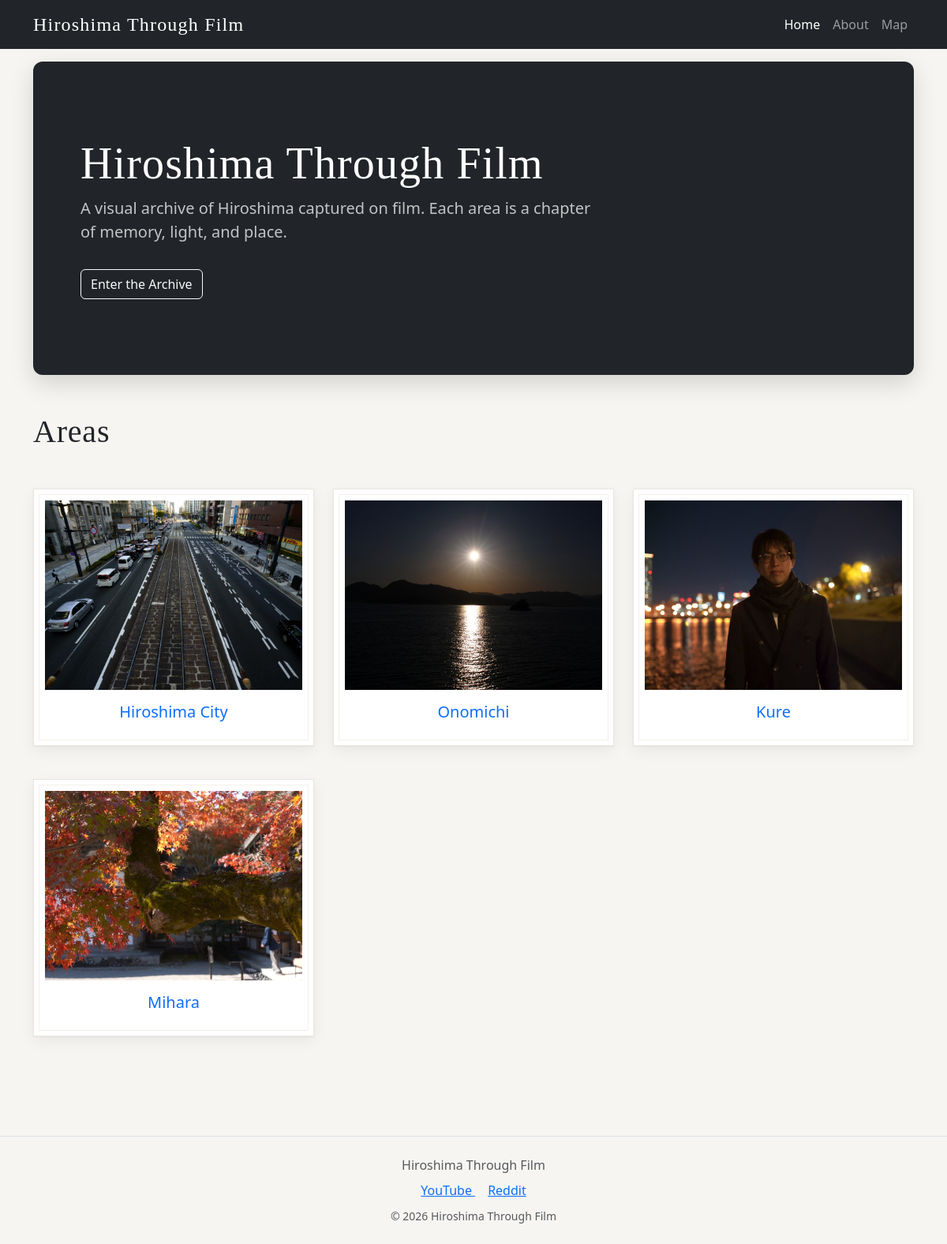
/, run on an earlier commit of the app's database.
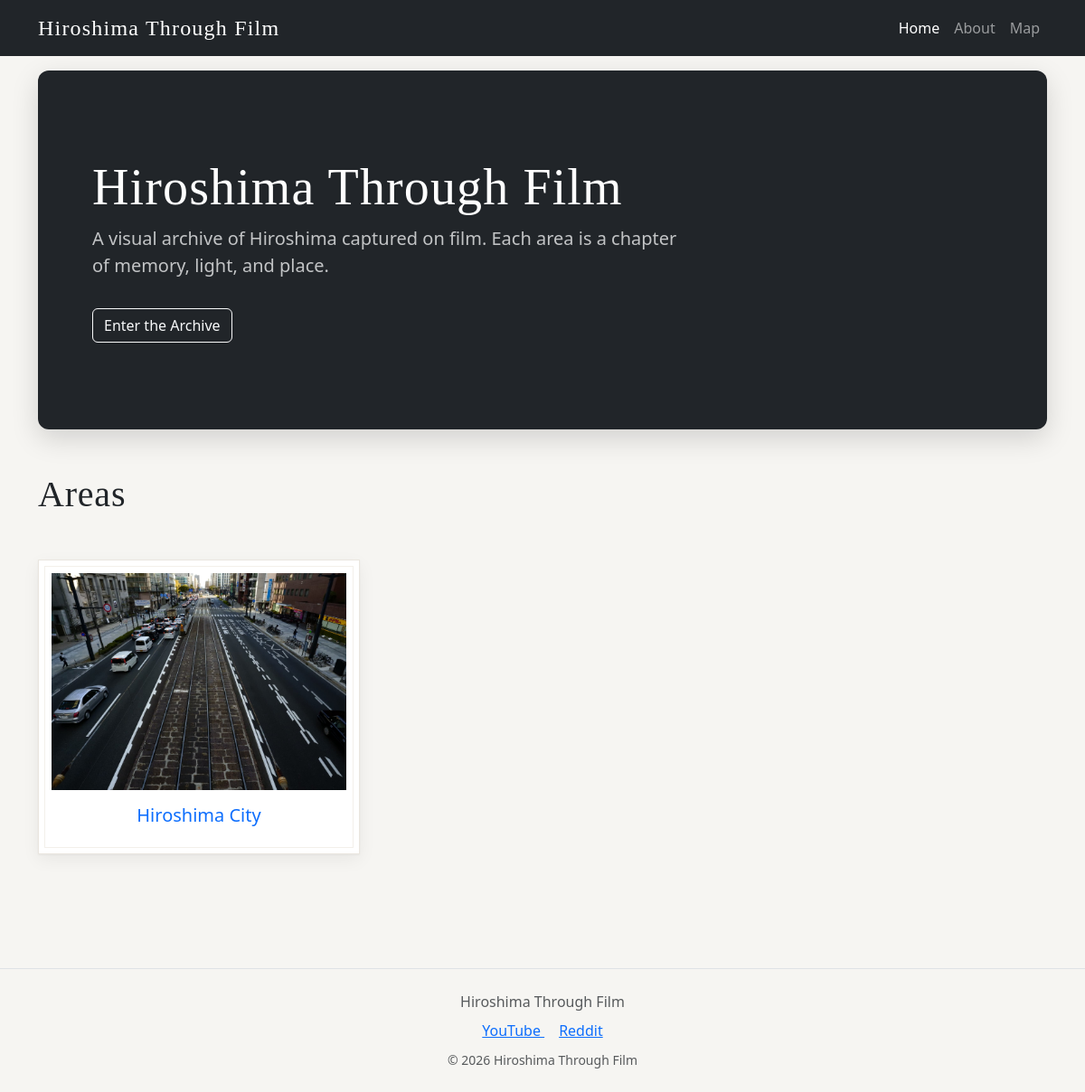
And on a later commit of the database.
### places/models.py (models this page shows, shortened)
class Area(models.Model):
    name = models.CharField(max_length=100)
    image = models.ImageField(
        upload_to='areas/',
        blank=True,
        null=True
    )

### places/views.py (the view)
# urls.py: 2. Add a URL to urlpatterns:  path('', views.home, name='home')
def home(request):
    locations = Location.objects.all()
    areas = Area.objects.all()
    return render(
        request,
        'places/home.html',
        {
            'locations': locations,
            'areas': areas,
        }
    )

### places/templates/places/home.html (shortened to what this page needs)
{% extends 'places/base.html' %}
{% block content %}
<div class="hero-image mb-5">
    <div class="p-5 bg-dark text-white rounded-3">
        <div class="container-fluid py-5">
            <h1 class="display-4">
                Hiroshima Through Film
            </h1>
            <p class="col-md-8 fs-5 text-light opacity-75">
                A visual archive of Hiroshima captured on film.
                Each area is a chapter of memory, light, and place.
            </p>
            <a href="#areas" class="btn btn-outline-light mt-3">
                Enter the Archive
            </a>
        </div>
    </div>
</div>
<h2 id="areas" class="mb-4 display-6">
    Areas
</h2>
<div class="row g-4 museum-gallery">
    {% for area in areas %}
    <div class="col-12 col-md-6 col-lg-4">
        <a href="{% url 'area_detail' area.id %}" class="museum-item">
            <div class="museum-frame">
                {% if area.image %}
                <img src="{{ area.image.url }}"
                     class="museum-img"
                     alt="{{ area.name }}">
                {% else %}
                <div class="museum-img d-flex align-items-center justify-content-center bg-light">
                    No Image
                </div>
                {% endif %}
                <div class="p-3 text-center">
                    <h5 class="mb-0">
                        {{ area.name }}
                    </h5>
                </div>
            </div>
        </a>
    </div>
    {% endfor %}
</div>
{% endblock %}

### places/templates/places/base.html (shortened to what this page needs)
<!DOCTYPE html>
<html lang="ja">
<head>
    <link href="https://cdn.jsdelivr.net/npm/bootstrap@5.3.8/dist/css/bootstrap.min.css" rel="stylesheet">
    <link href="https://cdnjs.cloudflare.com/ajax/libs/lightbox2/2.11.4/css/lightbox.min.css" rel="stylesheet">
    {% load static %}
    <link rel="stylesheet" href="{% static 'places/style.css' %}">
</head>
<body>
<nav class="navbar navbar-dark bg-dark navbar-expand-lg">
    <div class="container">
        <a class="navbar-brand" href="{% url 'home' %}">
            Hiroshima Through Film
        </a>
        <div class="collapse navbar-collapse" id="navMenu">
            <ul class="navbar-nav ms-auto">
                <li class="nav-item">
                    <a class="nav-link {% if request.resolver_match.url_name == 'home' %}active{% endif %}"
                       href="{% url 'home' %}">
                        Home
                    </a>
                </li>
                <li class="nav-item">
                    <a class="nav-link {% if request.resolver_match.url_name == 'about' %}active{% endif %}"
                       href="{% url 'about' %}">
                        About
                    </a>
                </li>
                <a class="nav-link" href="{% url 'location_map' %}">Map</a>
            </ul>
        </div>
    </div>
</nav>
<div class="container mt-3">
    {% block content %}{% endblock %}
</div>
<footer class="mt-5 py-4 border-top">
    <div class="container text-center">
        <p class="text-muted mb-2">
            Hiroshima Through Film
        </p>
        <a href="https://youtube.com/@my-life-hiroshima?si=MXp79HU9SABtklcJ"
           target="_blank"
           class="me-3">
            YouTube
        </a>
        <a href="https://www.reddit.com/user/hiroshima_travel/?utm_source=share&utm_medium=web3x&utm_name=web3xcss&utm_term=1&utm_content=share_button" target="_blank">
            Reddit
        </a>
        <div class="mt-2">
            <small class="text-muted">
                © 2026 Hiroshima Through Film
            </small>
        </div>
    </div>
</footer>
</body>
</html>

### places/static/places/style.css (style rules this page uses)
body { background-color: #f6f5f2; }
h1, h2, h3 { font-family: "Cormorant Garamond", serif; font-weight: 500; letter-spacing: 0.02em; }
.navbar-brand { font-family: "Cormorant Garamond", serif; font-size: 1.5rem; letter-spacing: 0.05em; }
.museum-gallery { margin-top: 1.5rem; padding-bottom: 60px; }
.museum-gallery .col-12, .museum-gallery .col-sm-6, .museum-gallery .col-lg-4 { margin-bottom: 18px; }
.museum-frame { background: #ffffff; padding: 14px; border: 1px solid #eae6df; box-shadow: 0 1px 2px rgba(0,0,0,0.04), 0 6px 18px rgba(0,0,0,0.06); transition: all 0.35s ease; position: relative; }
.museum-frame::before { content: ""; position: absolute; inset: 6px; border: 1px solid #f3f0ea; pointer-events: none; }
.museum-item { display: block; text-decoration: none; }
.museum-img { width: 100%; height: 240px; object-fit: cover; display: block; filter: contrast(1.02) saturate(0.98); }
.hero-image { overflow: hidden; border-radius: 12px; box-shadow: 0 10px 30px rgba(0,0,0,0.15); }
.display-4 { font-family: "Cormorant Garamond", serif; font-weight: 500; }

What changed in the data, as far as the page shows it:
removed Area: image (picture), name "Onomichi"
removed Area: image (picture), name "Kure"
removed Area: image (picture), name "Mihara"
